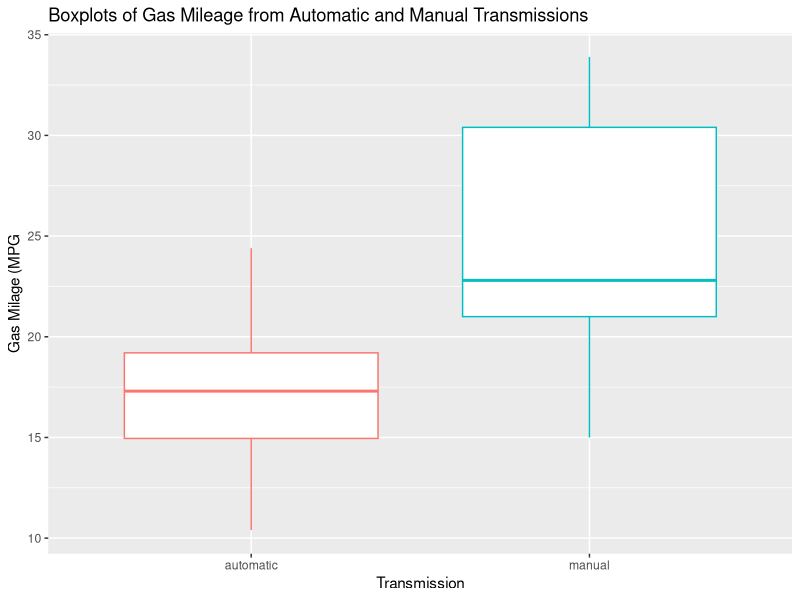
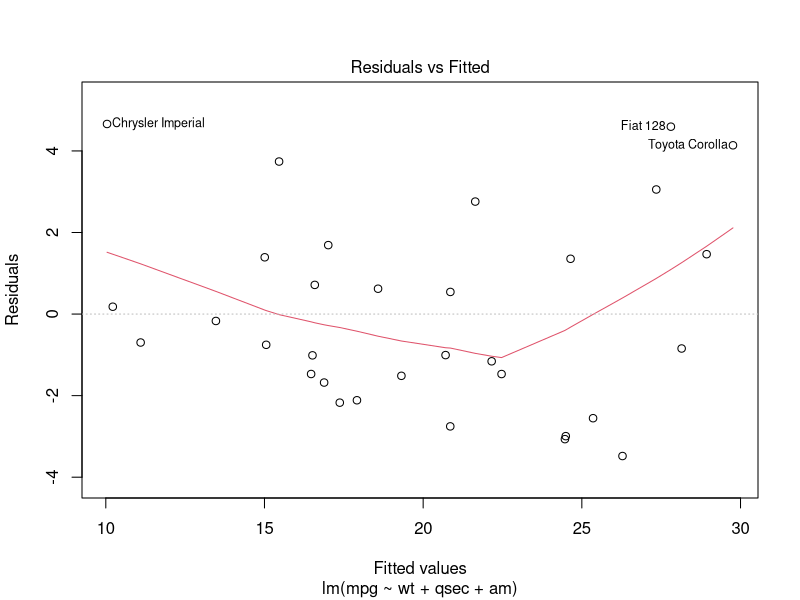
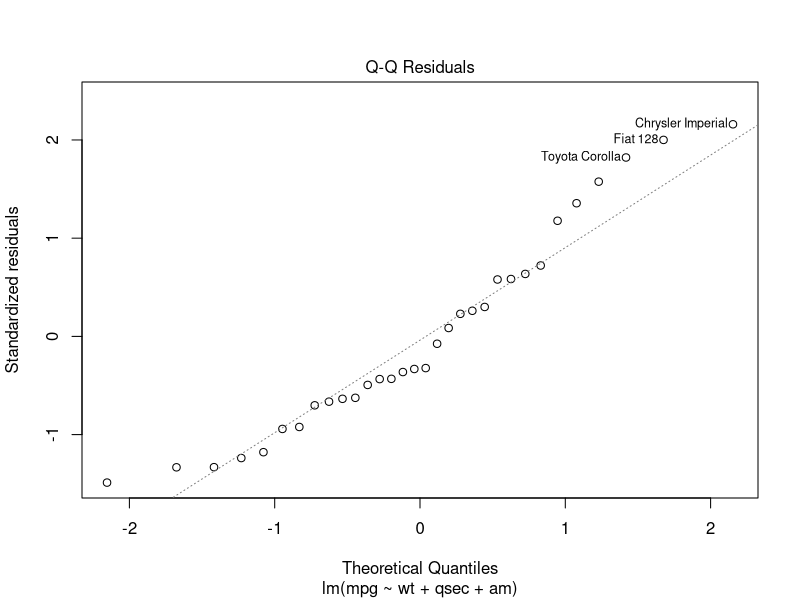
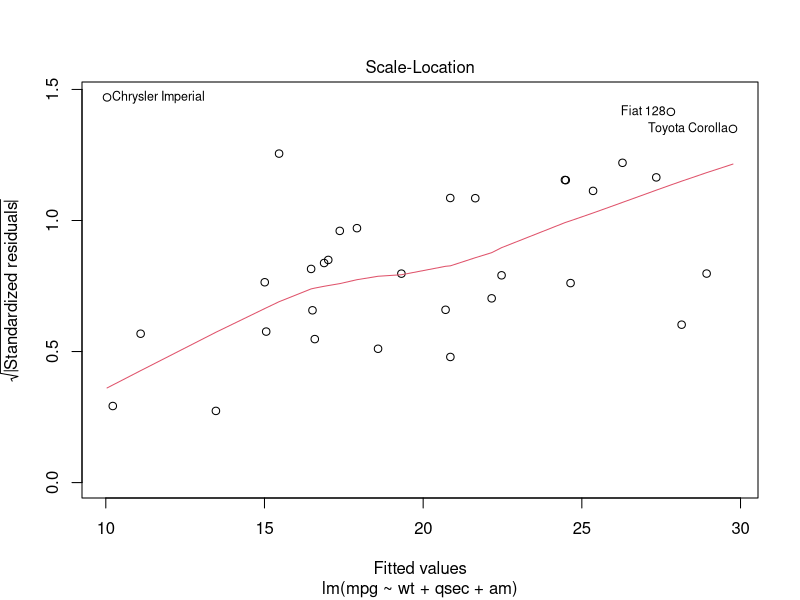
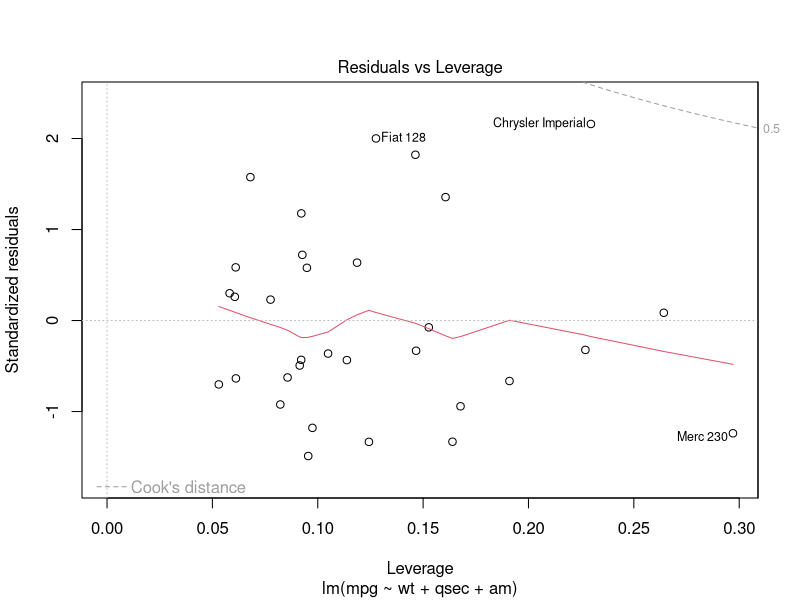
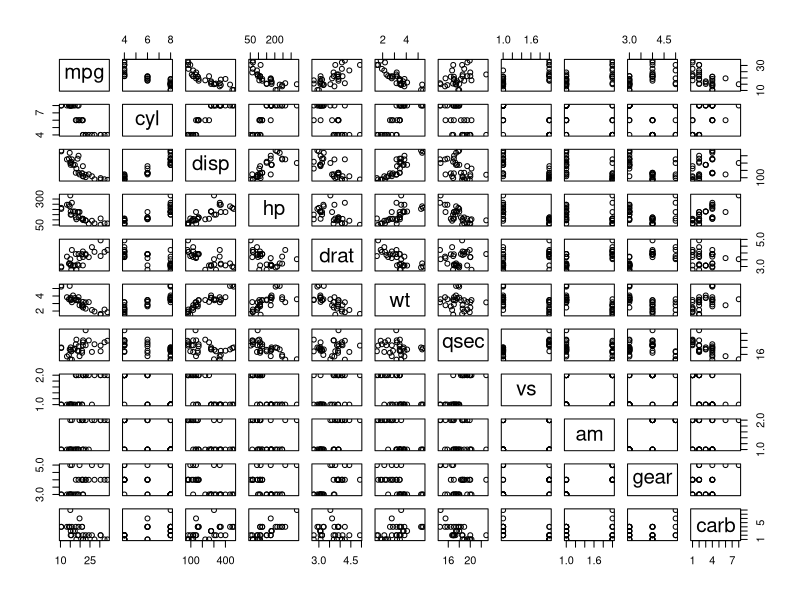

R code for these plots, in order: (Note: this script raises an error after producing the figures.)
## ---- chunk 1
knitr::opts_chunk$set(echo = TRUE)
rm(list=ls())
# Load dependencies/data
library(plyr, warn.conflicts = FALSE)
library(dplyr, warn.conflicts = FALSE)
library(ggplot2)
library(datasets)
data(mtcars)
## ---- chunk 2
# Convert am and vs columns into factors
mtcars <-
  mtcars %>%
  mutate(vs = as.factor(vs)) %>%
  mutate(am = as.factor(am))

# Add meaningful labels to factor levels
levels(mtcars$vs) <- c("vshaped", "straight")
levels(mtcars$am) <- c("automatic", "manual")
## ---- chunk 3
str(mtcars)
## ---- chunk 4

# Make boxplot
mpgBP <- ggplot(mtcars, aes(x=as.character(am), y=mpg, color=am))
mpgBP + geom_boxplot(aes(group=am)) +
  ggtitle("Boxplots of Gas Mileage from Automatic and Manual Transmissions") +
  xlab("Transmission") + ylab("Gas Milage (MPG") +
  theme(legend.position="none")
## ---- chunk 5
fit1 <- lm(mpg~am, mtcars)
summary(fit1)
## ---- chunk 6
fit2 <- lm(mpg~., mtcars)
summary(fit2)
## ---- chunk 7
fit3 <- step(fit2, direction = "backward", k=log(nrow(mtcars)), trace = F)
summary(fit3)
## ---- chunk 8
# Residuals
plot(fit3)
# Correlation pairs
pairs(mtcars)
# Multicolinearity of variables
mtcarsCorrMatrix <- cor(mtcars[sapply(mtcars,is.numeric)])
corrplot(mtcarsCorrMatrix,method="number")
